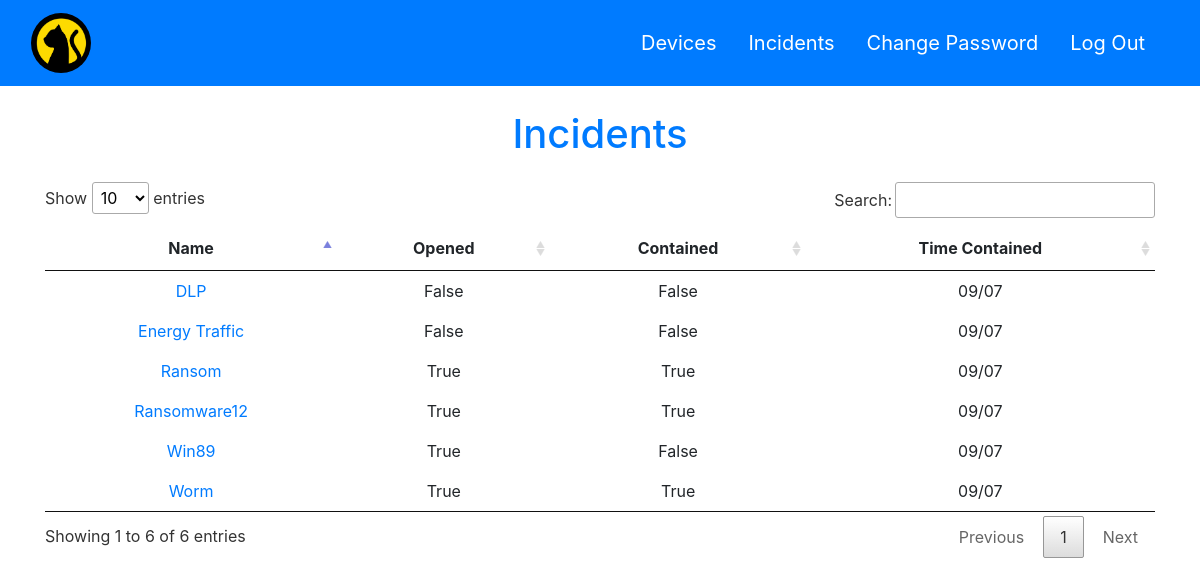
Page /incidents (signed in) on the committed database.
### tables this page shows
CREATE TABLE incident (
    id                     INT,
    incident_open        INT DEFAULT 0,
    name                TEXT,
    IP                    TEXT,
    mac                    TEXT,
    source                TEXT,
    contained            INT DEFAULT 0,
    time_contained        TEXT,
    forensic              INT DEFAULT 0,
    forensic_timestamp    TEXT,
    closed_notes        TEXT,
    false_positive        INT DEFAULT 0,
    fp_notes            TEXT
);

### app.py (the view)
@app.route('/incidents')
def incidents():
    if 'username' in session:
        with sqlite3.connect('data.db') as conn:
            cursor = conn.cursor()
            cursor.execute('SELECT * from incident')
            incidents = cursor.fetchall()
        return render_template('incidents.html', incidents=incidents)
    else:
        return redirect(url_for('login'))

### templates/incidents.html (shortened to what this page needs)
<!DOCTYPE html>
<html lang="en">
  <head>
    <link
      rel="stylesheet"
      type="text/css"
      href="{{ url_for('static',filename='css/bootstrap.min.css')}}"
    />
    <link
      rel="stylesheet"
      type="text/css"
      href="{{ url_for('static',filename='css/dataTables.min.css')}}"
    />
    <link
      rel="stylesheet"
      type="text/css"
      href="{{ url_for('static',filename='css/style.css')}}"
    />
  </head>
  <body>
    <nav class="navbar navbar-expand-lg navbar-light bg-primary">
      <div class="container-fluid">
        <a style="font-size: 35px; color:white;"  class="navbar-brand" href="/devices"><img style="width: 60px; height:60px; border-radius:50%;" src="{{url_for('static',filename='images/icon.png')}}" alt="Home"></a>
        <div class="collapse navbar-collapse" id="navbarNavAltMarkup">
          <div class="navbar-nav ml-auto">
            <a style="font-size: 20px; color:white;"  class="nav-link mr-3" href="/devices">Devices</a>
            <a style="font-size: 20px; color:white;" class="nav-link mr-3" href="/incidents">Incidents</a>
            <a style="font-size: 20px; color:white;" class="nav-link mr-3" href="/change-password">Change Password</a>
            <a style="font-size: 20px; color:white;" class="nav-link mr-3" href="/logout" >Log Out</a>
          </div>
        </div>
      </div>
    </nav>
    <h1 class="text-center mb-4 mt-4 text-primary">Incidents</h1>
    <div class="container">
      <div class="row">
        <div class="col-12">
          <table id="incidents" style="width: 100%">
            <thead>
              <tr style="text-align: center">
                <th>Name</th>
                <th>Opened</th>
                <th>Contained</th>
                <th>Time Contained</th>
              </tr>
            </thead>
            <tbody>
              {% for incident in incidents %}
              <tr style="text-align: center">
                <td>
                  <a href="/incident/{{incident[0]}}"> {{ incident[2] }} </a>
                </td>
                {% if incident[1]==1 %}
                <td>True</td>
                {% else %}
                <td>False</td>
                {% endif %} {% if incident[6]==1 %}
                <td>True</td>
                {% else %}
                <td>False</td>
                {% endif %}
                <td>{{ incident[7] }}</td>
              </tr>
              {% endfor %}
            </tbody>
          </table>
        </div>
      </div>
    </div>
  </body>
</html>

### rows in the picture
incident: name "Ransom", incident_open "True", contained "True", time_contained "09/07"
incident: name "Worm", incident_open "True", contained "True", time_contained "09/07"
incident: name "Ransomware12", incident_open "True", contained "True", time_contained "09/07"
incident: name "Energy Traffic", incident_open "False", contained "False", time_contained "09/07"
incident: name "DLP", incident_open "False", contained "False", time_contained "09/07"
incident: name "Win89", incident_open "True", contained "False", time_contained "09/07"
